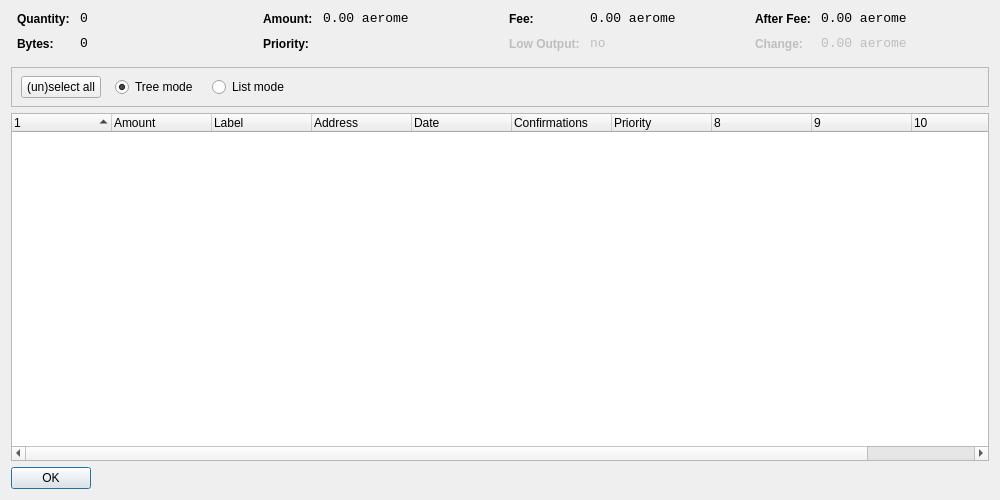
<?xml version="1.0" encoding="UTF-8"?>
<ui version="4.0">
 <class>CoinControlDialog</class>
 <widget class="QDialog" name="CoinControlDialog">
  <property name="geometry">
   <rect>
    <x>0</x>
    <y>0</y>
    <width>1000</width>
    <height>500</height>
   </rect>
  </property>
  <property name="windowTitle">
   <string>Coin Control</string>
  </property>
  <layout class="QVBoxLayout" name="verticalLayout">
   <item>
    <layout class="QHBoxLayout" name="horizontalLayoutTop" stretch="0,0,0,0">
     <property name="topMargin">
      <number>0</number>
     </property>
     <property name="bottomMargin">
      <number>10</number>
     </property>
     <item>
      <layout class="QFormLayout" name="formLayoutCoinControl1">
       <property name="horizontalSpacing">
        <number>10</number>
       </property>
       <property name="verticalSpacing">
        <number>10</number>
       </property>
       <property name="leftMargin">
        <number>6</number>
       </property>
       <property name="rightMargin">
        <number>6</number>
       </property>
       <item row="0" column="0">
        <widget class="QLabel" name="labelCoinControlQuantityText">
         <property name="styleSheet">
          <string notr="true">font-weight:bold;</string>
         </property>
         <property name="text">
          <string>Quantity:</string>
         </property>
        </widget>
       </item>
       <item row="0" column="1">
        <widget class="QLabel" name="labelCoinControlQuantity">
         <property name="font">
          <font>
           <family>Monospace</family>
           <pointsize>10</pointsize>
          </font>
         </property>
         <property name="cursor">
          <cursorShape>IBeamCursor</cursorShape>
         </property>
         <property name="contextMenuPolicy">
          <enum>Qt::ActionsContextMenu</enum>
         </property>
         <property name="text">
          <string notr="true">0</string>
         </property>
         <property name="textInteractionFlags">
          <set>Qt::LinksAccessibleByMouse|Qt::TextSelectableByKeyboard|Qt::TextSelectableByMouse</set>
         </property>
        </widget>
       </item>
       <item row="1" column="0">
        <widget class="QLabel" name="labelCoinControlBytesText">
         <property name="styleSheet">
          <string notr="true">font-weight:bold;</string>
         </property>
         <property name="text">
          <string>Bytes:</string>
         </property>
        </widget>
       </item>
       <item row="1" column="1">
        <widget class="QLabel" name="labelCoinControlBytes">
         <property name="font">
          <font>
           <family>Monospace</family>
           <pointsize>10</pointsize>
          </font>
         </property>
         <property name="cursor">
          <cursorShape>IBeamCursor</cursorShape>
         </property>
         <property name="contextMenuPolicy">
          <enum>Qt::ActionsContextMenu</enum>
         </property>
         <property name="text">
          <string notr="true">0</string>
         </property>
         <property name="textInteractionFlags">
          <set>Qt::LinksAccessibleByMouse|Qt::TextSelectableByKeyboard|Qt::TextSelectableByMouse</set>
         </property>
        </widget>
       </item>
      </layout>
     </item>
     <item>
      <layout class="QFormLayout" name="formLayoutCoinControl2">
       <property name="horizontalSpacing">
        <number>10</number>
       </property>
       <property name="verticalSpacing">
        <number>10</number>
       </property>
       <property name="leftMargin">
        <number>6</number>
       </property>
       <property name="rightMargin">
        <number>6</number>
       </property>
       <item row="0" column="0">
        <widget class="QLabel" name="labelCoinControlAmountText">
         <property name="styleSheet">
          <string notr="true">font-weight:bold;</string>
         </property>
         <property name="text">
          <string>Amount:</string>
         </property>
        </widget>
       </item>
       <item row="0" column="1">
        <widget class="QLabel" name="labelCoinControlAmount">
         <property name="font">
          <font>
           <family>Monospace</family>
           <pointsize>10</pointsize>
          </font>
         </property>
         <property name="cursor">
          <cursorShape>IBeamCursor</cursorShape>
         </property>
         <property name="contextMenuPolicy">
          <enum>Qt::ActionsContextMenu</enum>
         </property>
         <property name="text">
          <string notr="true">0.00 aerome</string>
         </property>
         <property name="textInteractionFlags">
          <set>Qt::LinksAccessibleByMouse|Qt::TextSelectableByKeyboard|Qt::TextSelectableByMouse</set>
         </property>
        </widget>
       </item>
       <item row="1" column="0">
        <widget class="QLabel" name="labelCoinControlPriorityText">
         <property name="styleSheet">
          <string notr="true">font-weight:bold;</string>
         </property>
         <property name="text">
          <string>Priority:</string>
         </property>
        </widget>
       </item>
       <item row="1" column="1">
        <widget class="QLabel" name="labelCoinControlPriority">
         <property name="font">
          <font>
           <family>Monospace</family>
           <pointsize>10</pointsize>
          </font>
         </property>
         <property name="cursor">
          <cursorShape>IBeamCursor</cursorShape>
         </property>
         <property name="contextMenuPolicy">
          <enum>Qt::ActionsContextMenu</enum>
         </property>
         <property name="text">
          <string/>
         </property>
         <property name="textInteractionFlags">
          <set>Qt::LinksAccessibleByMouse|Qt::TextSelectableByKeyboard|Qt::TextSelectableByMouse</set>
         </property>
        </widget>
       </item>
      </layout>
     </item>
     <item>
      <layout class="QFormLayout" name="formLayoutCoinControl3">
       <property name="horizontalSpacing">
        <number>10</number>
       </property>
       <property name="verticalSpacing">
        <number>10</number>
       </property>
       <property name="leftMargin">
        <number>6</number>
       </property>
       <property name="rightMargin">
        <number>6</number>
       </property>
       <item row="0" column="0">
        <widget class="QLabel" name="labelCoinControlFeeText">
         <property name="styleSheet">
          <string notr="true">font-weight:bold;</string>
         </property>
         <property name="text">
          <string>Fee:</string>
         </property>
        </widget>
       </item>
       <item row="0" column="1">
        <widget class="QLabel" name="labelCoinControlFee">
         <property name="font">
          <font>
           <family>Monospace</family>
           <pointsize>10</pointsize>
          </font>
         </property>
         <property name="cursor">
          <cursorShape>IBeamCursor</cursorShape>
         </property>
         <property name="contextMenuPolicy">
          <enum>Qt::ActionsContextMenu</enum>
         </property>
         <property name="text">
          <string notr="true">0.00 aerome</string>
         </property>
         <property name="textInteractionFlags">
          <set>Qt::LinksAccessibleByMouse|Qt::TextSelectableByKeyboard|Qt::TextSelectableByMouse</set>
         </property>
        </widget>
       </item>
       <item row="1" column="0">
        <widget class="QLabel" name="labelCoinControlLowOutputText">
         <property name="enabled">
          <bool>false</bool>
         </property>
         <property name="styleSheet">
          <string notr="true">font-weight:bold;</string>
         </property>
         <property name="text">
          <string>Low Output:</string>
         </property>
        </widget>
       </item>
       <item row="1" column="1">
        <widget class="QLabel" name="labelCoinControlLowOutput">
         <property name="enabled">
          <bool>false</bool>
         </property>
         <property name="font">
          <font>
           <family>Monospace</family>
           <pointsize>10</pointsize>
          </font>
         </property>
         <property name="cursor">
          <cursorShape>IBeamCursor</cursorShape>
         </property>
         <property name="contextMenuPolicy">
          <enum>Qt::ActionsContextMenu</enum>
         </property>
         <property name="text">
          <string notr="true">no</string>
         </property>
         <property name="textInteractionFlags">
          <set>Qt::LinksAccessibleByMouse|Qt::TextSelectableByKeyboard|Qt::TextSelectableByMouse</set>
         </property>
        </widget>
       </item>
      </layout>
     </item>
     <item>
      <layout class="QFormLayout" name="formLayoutCoinControl4">
       <property name="horizontalSpacing">
        <number>10</number>
       </property>
       <property name="verticalSpacing">
        <number>10</number>
       </property>
       <property name="leftMargin">
        <number>6</number>
       </property>
       <property name="rightMargin">
        <number>6</number>
       </property>
       <item row="0" column="0">
        <widget class="QLabel" name="labelCoinControlAfterFeeText">
         <property name="styleSheet">
          <string notr="true">font-weight:bold;</string>
         </property>
         <property name="text">
          <string>After Fee:</string>
         </property>
        </widget>
       </item>
       <item row="0" column="1">
        <widget class="QLabel" name="labelCoinControlAfterFee">
         <property name="font">
          <font>
           <family>Monospace</family>
           <pointsize>10</pointsize>
          </font>
         </property>
         <property name="cursor">
          <cursorShape>IBeamCursor</cursorShape>
         </property>
         <property name="contextMenuPolicy">
          <enum>Qt::ActionsContextMenu</enum>
         </property>
         <property name="text">
          <string notr="true">0.00 aerome</string>
         </property>
         <property name="textInteractionFlags">
          <set>Qt::LinksAccessibleByMouse|Qt::TextSelectableByKeyboard|Qt::TextSelectableByMouse</set>
         </property>
        </widget>
       </item>
       <item row="1" column="0">
        <widget class="QLabel" name="labelCoinControlChangeText">
         <property name="enabled">
          <bool>false</bool>
         </property>
         <property name="styleSheet">
          <string notr="true">font-weight:bold;</string>
         </property>
         <property name="text">
          <string>Change:</string>
         </property>
        </widget>
       </item>
       <item row="1" column="1">
        <widget class="QLabel" name="labelCoinControlChange">
         <property name="enabled">
          <bool>false</bool>
         </property>
         <property name="font">
          <font>
           <family>Monospace</family>
           <pointsize>10</pointsize>
          </font>
         </property>
         <property name="cursor">
          <cursorShape>IBeamCursor</cursorShape>
         </property>
         <property name="contextMenuPolicy">
          <enum>Qt::ActionsContextMenu</enum>
         </property>
         <property name="text">
          <string notr="true">0.00 aerome</string>
         </property>
         <property name="textInteractionFlags">
          <set>Qt::LinksAccessibleByMouse|Qt::TextSelectableByKeyboard|Qt::TextSelectableByMouse</set>
         </property>
        </widget>
       </item>
      </layout>
     </item>
    </layout>
   </item>
   <item>
    <widget class="QFrame" name="frame">
     <property name="minimumSize">
      <size>
       <width>0</width>
       <height>40</height>
      </size>
     </property>
     <property name="frameShape">
      <enum>QFrame::StyledPanel</enum>
     </property>
     <property name="frameShadow">
      <enum>QFrame::Sunken</enum>
     </property>
     <widget class="QWidget" name="horizontalLayoutWidget">
      <property name="geometry">
       <rect>
        <x>10</x>
        <y>0</y>
        <width>781</width>
        <height>41</height>
       </rect>
      </property>
      <layout class="QHBoxLayout" name="horizontalLayoutPanel" stretch="0,0,0,0,0">
       <property name="spacing">
        <number>14</number>
       </property>
       <item>
        <widget class="QPushButton" name="pushButtonSelectAll">
         <property name="sizePolicy">
          <sizepolicy hsizetype="Maximum" vsizetype="Fixed">
           <horstretch>0</horstretch>
           <verstretch>0</verstretch>
          </sizepolicy>
         </property>
         <property name="text">
          <string>(un)select all</string>
         </property>
        </widget>
       </item>
       <item>
        <widget class="QRadioButton" name="radioTreeMode">
         <property name="sizePolicy">
          <sizepolicy hsizetype="Maximum" vsizetype="Fixed">
           <horstretch>0</horstretch>
           <verstretch>0</verstretch>
          </sizepolicy>
         </property>
         <property name="text">
          <string>Tree mode</string>
         </property>
         <property name="checked">
          <bool>true</bool>
         </property>
        </widget>
       </item>
       <item>
        <widget class="QRadioButton" name="radioListMode">
         <property name="sizePolicy">
          <sizepolicy hsizetype="Maximum" vsizetype="Fixed">
           <horstretch>0</horstretch>
           <verstretch>0</verstretch>
          </sizepolicy>
         </property>
         <property name="text">
          <string>List mode</string>
         </property>
        </widget>
       </item>
       <item>
        <spacer name="horizontalSpacer">
         <property name="orientation">
          <enum>Qt::Horizontal</enum>
         </property>
         <property name="sizeHint" stdset="0">
          <size>
           <width>40</width>
           <height>20</height>
          </size>
         </property>
        </spacer>
       </item>
      </layout>
     </widget>
    </widget>
   </item>
   <item>
    <widget class="CoinControlTreeWidget" name="treeWidget">
     <property name="contextMenuPolicy">
      <enum>Qt::CustomContextMenu</enum>
     </property>
     <property name="sortingEnabled">
      <bool>false</bool>
     </property>
     <property name="columnCount">
      <number>11</number>
     </property>
     <attribute name="headerShowSortIndicator" stdset="0">
      <bool>true</bool>
     </attribute>
     <attribute name="headerStretchLastSection">
      <bool>false</bool>
     </attribute>
     <column>
      <property name="text">
       <string/>
      </property>
     </column>
     <column>
      <property name="text">
       <string>Amount</string>
      </property>
     </column>
     <column>
      <property name="text">
       <string>Label</string>
      </property>
     </column>
     <column>
      <property name="text">
       <string>Address</string>
      </property>
     </column>
     <column>
      <property name="text">
       <string>Date</string>
      </property>
     </column>
     <column>
      <property name="text">
       <string>Confirmations</string>
      </property>
      <property name="toolTip">
       <string>Confirmed</string>
      </property>
     </column>
     <column>
      <property name="text">
       <string>Priority</string>
      </property>
     </column>
     <column>
      <property name="text">
       <string/>
      </property>
     </column>
     <column>
      <property name="text">
       <string/>
      </property>
     </column>
     <column>
      <property name="text">
       <string/>
      </property>
     </column>
     <column>
      <property name="text">
       <string/>
      </property>
     </column>
    </widget>
   </item>
   <item>
    <widget class="QDialogButtonBox" name="buttonBox">
     <property name="sizePolicy">
      <sizepolicy hsizetype="Maximum" vsizetype="Fixed">
       <horstretch>0</horstretch>
       <verstretch>0</verstretch>
      </sizepolicy>
     </property>
     <property name="orientation">
      <enum>Qt::Horizontal</enum>
     </property>
     <property name="standardButtons">
      <set>QDialogButtonBox::Ok</set>
     </property>
    </widget>
   </item>
  </layout>
 </widget>
 <customwidgets>
  <customwidget>
   <class>CoinControlTreeWidget</class>
   <extends>QTreeWidget</extends>
   <header>coincontroltreewidget.h</header>
  </customwidget>
 </customwidgets>
 <resources/>
 <connections/>
</ui>
